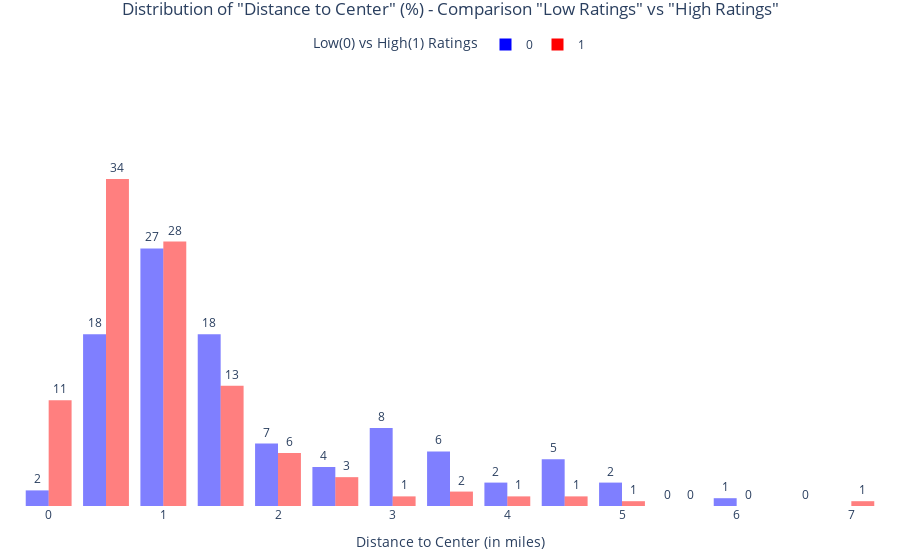

The cell this chart's notebook holds for it:
### Markdown cell above
### Distance Vs Rating

### Code cell
# Checking differences in Distance-to-the-Center vs High_rating
graph = px.histogram(hotels, x = 'distance',
                     title = 'Distribution of "Distance to Center" (%) - Comparison "Low Ratings" vs "High Ratings"',
                     histnorm = 'percent',
                     barmode = 'overlay',
                     nbins = 20,
                     color = 'high_rating',
                     color_discrete_map = {1: 'red', 0: 'blue'},
                     text_auto = True
                    )
graph.update_traces(texttemplate = '%{y:.0f}', textposition = 'outside')
graph.update_layout(title_x = 0.5, plot_bgcolor = 'white')
graph.update_xaxes(title = 'Distance to Center (in miles)')
graph.update_yaxes(visible = False)
graph.update_layout(barmode = 'group')
graph.update_layout(yaxis = dict(range = [0,50]))
graph.update_layout(legend_title_text='Low(0) vs High(1) Ratings')
graph.update_layout(legend = dict(orientation = 'h', y=1, x=0.5, xanchor ='center'), margin = dict(b = 20, t = 30, l = 20, r = 20))
graph.show()

### Figure 1 — Plotly figure (JSON) as saved in the notebook; plotly's stock layout.template omitted (floating-point values rounded to 4 significant figures; data arrays with more than 128 entries replaced by an {"elided": "..."} marker saying what was removed)
{"data": [{"alignmentgroup": "True", "bingroup": "x", "histnorm": "percent", "hovertemplate": "high_rating=0<br>distance=%{x}<br>percent=%{y}<extra></extra>", "legendgroup": "0", "marker": {"color": "blue", "opacity": 0.5, "pattern": {"shape": ""}}, "name": "0", "nbinsx": 20, "offsetgroup": "0", "orientation": "v", "showlegend": true, "textposition": "outside", "texttemplate": "%{y:.0f}", "type": "histogram", "x": [3, 3.6, 3.5, 4.3, 2.5, 1.2, 0.9, 0.9, 1.7, 1, 1.3, 1.4, 1.5, 0.4, 1.3, 1.3, 1.1, 2, 1.2, 2.1, 2.1, 2, 2.8, 1, 0.9, 0.9, 1.1, 0.9, 0.5, 0.8, 0.8, 0.8, 0.7, 1.1, 1.1, 0.9, 1.2, 0.8, 0.8, 0.6, 0.7, 0.9, 0.3, 0.7, 0.9, 0.5, 0.6, 0.4, 0.5, 0.7, 1.7, 1.6, 1.6, 1.7, 2, 2.3, 2.2, 3.1, 3.3, 3, 4.1, 2.8, 5, 6.2, 4.8, 3.2, 1.9, 3.4, 2.8, 3.4, 0.5, 3.1, 3.1, 4.5, 4.7, 1.8, 4.7, 2.6, 3.4, 2.8, 0.6, 0.6, 2.4, 3.9, 3.5, 4.3, 4.6, 5, 1.6, 1.7, 1.3, 1.3, 0.3, 0.1, 0.4, 0.4, 0.4, 0.5, 0.2, 0.4, 3.8, 1.2, 1, 1.3, 0.7, 1.1, 1.4, 1.5, 2.6, 1, 1.1, 1.1, 1.4, 1.7, 1.3, 1.3, 1.1, 1.2, 1.1, 1, 1.1, 1.7], "xaxis": "x", "yaxis": "y"}, {"alignmentgroup": "True", "bingroup": "x", "histnorm": "percent", "hovertemplate": "high_rating=1<br>distance=%{x}<br>percent=%{y}<extra></extra>", "legendgroup": "1", "marker": {"color": "red", "opacity": 0.5, "pattern": {"shape": ""}}, "name": "1", "nbinsx": 20, "offsetgroup": "1", "orientation": "v", "showlegend": true, "textposition": "outside", "texttemplate": "%{y:.0f}", "type": "histogram", "x": {"elided": "198 float values"}, "xaxis": "x", "yaxis": "y"}], "layout": {"autosize": true, "barmode": "group", "legend": {"orientation": "h", "title": {"text": "Low(0) vs High(1) Ratings"}, "tracegroupgap": 0, "x": 0.5, "xanchor": "center", "y": 1}, "margin": {"b": 20, "l": 20, "r": 20, "t": 30}, "plot_bgcolor": "white", "title": {"text": "Distribution of \"Distance to Center\" (%) - Comparison \"Low Ratings\" vs \"High Ratings\"", "x": 0.5}, "xaxis": {"anchor": "y", "autorange": true, "domain": [0, 1], "range": [-0.25, 7.25], "title": {"text": "Distance to Center (in miles)"}, "type": "linear"}, "yaxis": {"anchor": "x", "domain": [0, 1], "range": [0, 50], "title": {"text": "percent"}, "visible": false}}}
